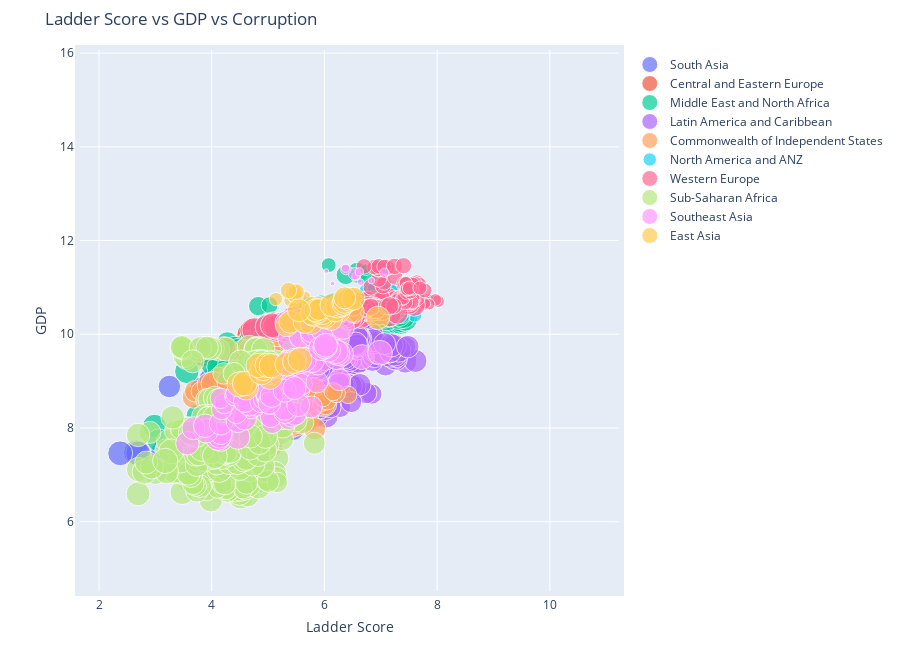

The notebook cell this image was saved under:
### Code cell
import warnings
warnings.filterwarnings('ignore') #ignore filtering issues


#create a bubbleplot, get data from data-set LadderScore as X, GDP as Y, Corruption as Size.
figure = bubbleplot(dataset = veri1, x_column = 'Life Ladder', y_column = 'Log GDP per capita', 
    bubble_column = 'Country name', size_column = 'Corruptionx', color_column = 'Regional indicator',
    x_title = "Ladder Score", y_title = "GDP", title = ' Ladder Score vs GDP vs Corruption',
    x_logscale = False, scale_bubble = 0.1, height = 650) 

py.iplot(figure, config={'scrollzoom': True})

### Figure 1 — Plotly figure (JSON) as saved in the notebook; plotly's stock layout.template omitted (floating-point values rounded to 4 significant figures; data arrays with more than 128 entries replaced by an {"elided": "..."} marker saying what was removed)
{"data": [{"marker": {"size": [26, 26, 21, 22, 23, 25, 26, 26, 24, 29, 28, 28, 24, 24, 24, 23, 23, 23, 23, 22, 24, 22, 21, 19, 21, 20, 26, 26, 27, 27, 26, 27, 25, 25, 25, 23, 23, 23, 24, 23, 27, 27, 27, 28, 27, 28, 27, 26, 25, 25, 25, 23, 22, 21, 25, 24, 25, 26, 26, 26, 25, 24, 20, 21, 24, 21, 24, 25, 25, 26, 21, 23, 23, 25, 25, 24, 26, 25, 26, 26], "sizemode": "area", "sizeref": 0.09062}, "mode": "markers", "name": "South Asia", "text": ["Afghanistan", "Afghanistan", "Afghanistan", "Afghanistan", "Afghanistan", "Afghanistan", "Afghanistan", "Afghanistan", "Afghanistan", "Afghanistan", "Afghanistan", "Afghanistan", "Bangladesh", "Bangladesh", "Bangladesh", "Bangladesh", "Bangladesh", "Bangladesh", "Bangladesh", "Bangladesh", "Bangladesh", "Bangladesh", "Bangladesh", "Bangladesh", "Bangladesh", "Bangladesh", "India", "India", "India", "India", "India", "India", "India", "India", "India", "India", "India", "India", "India", "India", "Nepal", "Nepal", "Nepal", "Nepal", "Nepal", "Nepal", "Nepal", "Nepal", "Nepal", "Nepal", "Nepal", "Nepal", "Nepal", "Nepal", "Pakistan", "Pakistan", "Pakistan", "Pakistan", "Pakistan", "Pakistan", "Pakistan", "Pakistan", "Pakistan", "Pakistan", "Pakistan", "Pakistan", "Pakistan", "Sri Lanka", "Sri Lanka", "Sri Lanka", "Sri Lanka", "Sri Lanka", "Sri Lanka", "Sri Lanka", "Sri Lanka", "Sri Lanka", "Sri Lanka", "Sri Lanka", "Sri Lanka", "Sri Lanka"], "type": "scatter", "x": [3.724, 4.402, 4.758, 3.832, 3.783, 3.572, 3.131, 3.983, 4.22, 2.662, 2.694, 2.375, 4.319, 4.607, 5.052, 5.083, 4.858, 4.986, 4.724, 4.66, 4.636, 4.633, 4.556, 4.31, 4.499, 5.114, 5.348, 5.027, 5.146, 4.522, 4.989, 4.635, 4.72, 4.428, 4.424, 4.342, 4.179, 4.046, 3.818, 3.249, 4.567, 4.748, 4.441, 4.917, 4.35, 3.809, 4.233, 4.605, 4.975, 4.812, 5.1, 4.737, 4.91, 5.449, 5.225, 5.671, 4.414, 5.208, 5.786, 5.267, 5.132, 5.138, 5.436, 4.823, 5.549, 5.831, 5.472, 4.345, 4.415, 4.431, 4.212, 3.977, 4.181, 4.225, 4.365, 4.268, 4.612, 4.331, 4.435, 4.213], "y": [7.145, 7.315, 7.422, 7.394, 7.48, 7.5, 7.493, 7.477, 7.471, 7.472, 7.459, 7.458, 7.647, 7.703, 7.75, 7.788, 7.831, 7.883, 7.934, 7.981, 8.028, 8.081, 8.139, 8.198, 8.263, 8.324, 8.197, 8.256, 8.271, 8.333, 8.401, 8.439, 8.48, 8.53, 8.59, 8.656, 8.723, 8.782, 8.839, 8.885, 7.446, 7.467, 7.516, 7.552, 7.594, 7.627, 7.675, 7.719, 7.777, 7.806, 7.803, 7.865, 7.91, 7.963, 8.257, 8.318, 8.312, 8.318, 8.312, 8.317, 8.331, 8.353, 8.377, 8.403, 8.436, 8.47, 8.503, 8.841, 8.899, 8.95, 8.978, 9.048, 9.122, 9.208, 9.234, 9.273, 9.313, 9.368, 9.389, 9.413]}, {"marker": {"size": {"elided": "209 int values"}, "sizemode": "area", "sizeref": 0.09062}, "mode": "markers", "name": "Central and Eastern Europe", "text": {"elided": "209 str values"}, "type": "scatter", "x": {"elided": "209 float values"}, "y": {"elided": "209 float values"}}, {"marker": {"size": {"elided": "198 int values"}, "sizemode": "area", "sizeref": 0.09062}, "mode": "markers", "name": "Middle East and North Africa", "text": {"elided": "198 str values"}, "type": "scatter", "x": {"elided": "198 float values"}, "y": {"elided": "198 float values"}}, {"marker": {"size": {"elided": "267 int values"}, "sizemode": "area", "sizeref": 0.09062}, "mode": "markers", "name": "Latin America and Caribbean", "text": {"elided": "267 str values"}, "type": "scatter", "x": {"elided": "267 float values"}, "y": {"elided": "267 float values"}}, {"marker": {"size": {"elided": "161 int values"}, "sizemode": "area", "sizeref": 0.09062}, "mode": "markers", "name": "Commonwealth of Independent States", "text": {"elided": "161 str values"}, "type": "scatter", "x": {"elided": "161 float values"}, "y": {"elided": "161 float values"}}, {"marker": {"size": [12, 15, 13, 11, 11, 11, 13, 13, 11, 12, 12, 12, 13, 15, 12, 11, 12, 12, 13, 14, 12, 13, 13, 12, 11, 11, 13, 7, 9, 10, 10, 8, 9, 9, 8, 6, 8, 7, 6, 7, 18, 19, 20, 20, 21, 21, 21, 22, 21, 21, 22, 20, 21, 21], "sizemode": "area", "sizeref": 0.09062}, "mode": "markers", "name": "North America and ANZ", "text": ["Australia", "Australia", "Australia", "Australia", "Australia", "Australia", "Australia", "Australia", "Australia", "Australia", "Australia", "Australia", "Australia", "Canada", "Canada", "Canada", "Canada", "Canada", "Canada", "Canada", "Canada", "Canada", "Canada", "Canada", "Canada", "Canada", "Canada", "New Zealand", "New Zealand", "New Zealand", "New Zealand", "New Zealand", "New Zealand", "New Zealand", "New Zealand", "New Zealand", "New Zealand", "New Zealand", "New Zealand", "New Zealand", "United States", "United States", "United States", "United States", "United States", "United States", "United States", "United States", "United States", "United States", "United States", "United States", "United States", "United States"], "type": "scatter", "x": [7.341, 7.285, 7.254, 7.45, 7.406, 7.196, 7.364, 7.289, 7.309, 7.25, 7.257, 7.177, 7.234, 7.418, 7.482, 7.486, 7.488, 7.65, 7.426, 7.415, 7.594, 7.304, 7.413, 7.245, 7.415, 7.175, 7.109, 7.305, 7.604, 7.381, 7.224, 7.191, 7.25, 7.28, 7.306, 7.418, 7.226, 7.327, 7.37, 7.205, 7.182, 7.513, 7.28, 7.158, 7.164, 7.115, 7.026, 7.249, 7.151, 6.864, 6.804, 6.992, 6.883, 6.944], "y": [10.57, 10.61, 10.63, 10.63, 10.64, 10.67, 10.67, 10.68, 10.69, 10.71, 10.71, 10.72, 10.73, 10.61, 10.64, 10.64, 10.59, 10.61, 10.64, 10.64, 10.65, 10.67, 10.67, 10.67, 10.69, 10.69, 10.69, 10.39, 10.41, 10.39, 10.38, 10.4, 10.41, 10.43, 10.45, 10.47, 10.48, 10.49, 10.5, 10.51, 10.83, 10.84, 10.83, 10.79, 10.81, 10.82, 10.83, 10.84, 10.86, 10.88, 10.89, 10.91, 10.93, 10.94]}, {"marker": {"size": {"elided": "252 int values"}, "sizemode": "area", "sizeref": 0.09062}, "mode": "markers", "name": "Western Europe", "text": {"elided": "252 str values"}, "type": "scatter", "x": {"elided": "252 float values"}, "y": {"elided": "252 float values"}}, {"marker": {"size": {"elided": "384 int values"}, "sizemode": "area", "sizeref": 0.09062}, "mode": "markers", "name": "Sub-Saharan Africa", "text": {"elided": "384 str values"}, "type": "scatter", "x": {"elided": "384 float values"}, "y": {"elided": "384 float values"}}, {"marker": {"size": [25, 26, 27, 29, 27, 23, 27, 24, 25, 25, 25, 25, 0, 25, 27, 29, 29, 27, 29, 29, 29, 29, 29, 28, 27, 27, 26, 26, 21, 17, 19, 18, 0, 18, 19, 19, 22, 24, 27, 26, 25, 25, 25, 23, 25, 25, 27, 23, 21, 19, 18, 19, 18, 19, 19, 20, 25, 26, 24, 24, 24, 23, 23, 23, 24, 23, 24, 21, 22, 22, 0, 2, 2, 1, 2, 3, 7, 4, 3, 1, 5, 3, 2, 28, 27, 28, 27, 28, 28, 27, 28, 28, 27, 26, 27, 27, 26, 0, 23, 24, 25, 22, 22, 24, 23, 0, 0, 24, 0, 24, 24], "sizemode": "area", "sizeref": 0.09062}, "mode": "markers", "name": "Southeast Asia", "text": ["Cambodia", "Cambodia", "Cambodia", "Cambodia", "Cambodia", "Cambodia", "Cambodia", "Cambodia", "Cambodia", "Cambodia", "Cambodia", "Cambodia", "Cambodia", "Cambodia", "Indonesia", "Indonesia", "Indonesia", "Indonesia", "Indonesia", "Indonesia", "Indonesia", "Indonesia", "Indonesia", "Indonesia", "Indonesia", "Indonesia", "Indonesia", "Indonesia", "Laos", "Laos", "Laos", "Laos", "Laos", "Laos", "Laos", "Laos", "Malaysia", "Malaysia", "Malaysia", "Malaysia", "Malaysia", "Malaysia", "Malaysia", "Malaysia", "Malaysia", "Malaysia", "Malaysia", "Malaysia", "Myanmar", "Myanmar", "Myanmar", "Myanmar", "Myanmar", "Myanmar", "Myanmar", "Myanmar", "Philippines", "Philippines", "Philippines", "Philippines", "Philippines", "Philippines", "Philippines", "Philippines", "Philippines", "Philippines", "Philippines", "Philippines", "Philippines", "Philippines", "Singapore", "Singapore", "Singapore", "Singapore", "Singapore", "Singapore", "Singapore", "Singapore", "Singapore", "Singapore", "Singapore", "Singapore", "Singapore", "Thailand", "Thailand", "Thailand", "Thailand", "Thailand", "Thailand", "Thailand", "Thailand", "Thailand", "Thailand", "Thailand", "Thailand", "Thailand", "Thailand", "Vietnam", "Vietnam", "Vietnam", "Vietnam", "Vietnam", "Vietnam", "Vietnam", "Vietnam", "Vietnam", "Vietnam", "Vietnam", "Vietnam", "Vietnam", "Vietnam"], "type": "scatter", "x": [3.569, 4.156, 4.462, 4.111, 4.141, 4.161, 3.899, 3.674, 3.883, 4.162, 4.461, 4.586, 5.122, 4.998, 4.947, 5.101, 4.815, 5.472, 5.457, 5.173, 5.368, 5.292, 5.597, 5.043, 5.136, 5.098, 5.34, 5.347, 5.076, 5.364, 5.044, 4.704, 4.876, 4.623, 4.859, 5.197, 6.012, 6.239, 5.807, 5.385, 5.58, 5.786, 5.914, 5.77, 5.963, 6.322, 5.339, 5.428, 4.439, 4.176, 4.786, 4.224, 4.623, 4.154, 4.411, 4.434, 4.67, 5.074, 4.589, 4.88, 4.942, 4.994, 5.002, 4.977, 5.313, 5.547, 5.431, 5.594, 5.869, 6.268, 6.463, 6.834, 6.642, 6.145, 6.531, 6.561, 6.533, 7.062, 6.62, 6.033, 6.378, 6.375, 6.378, 5.885, 5.784, 5.636, 5.476, 6.217, 6.664, 6.3, 6.231, 6.985, 6.202, 6.074, 5.939, 6.012, 6.022, 5.294, 5.422, 5.48, 5.304, 5.296, 5.767, 5.535, 5.023, 5.085, 5.076, 5.062, 5.175, 5.296, 5.467], "y": [7.672, 7.755, 7.805, 7.79, 7.833, 7.885, 7.94, 7.994, 8.047, 8.099, 8.151, 8.203, 8.261, 8.315, 8.87, 8.919, 8.964, 8.996, 9.043, 9.089, 9.134, 9.175, 9.211, 9.246, 9.283, 9.32, 9.359, 9.398, 8.111, 8.167, 8.226, 8.409, 8.471, 8.75, 8.797, 8.846, 9.863, 9.905, 9.933, 9.899, 9.954, 9.99, 10.03, 10.06, 10.11, 10.14, 10.25, 10.28, 8.322, 8.395, 8.463, 8.523, 8.573, 8.632, 8.686, 8.744, 8.505, 8.552, 8.576, 8.571, 8.627, 8.646, 8.694, 8.745, 8.789, 8.832, 8.883, 8.933, 8.98, 9.029, 11.1, 11.14, 11.11, 11.08, 11.2, 11.24, 11.29, 11.31, 11.33, 11.35, 11.38, 11.41, null, 9.395, 9.442, 9.454, 9.442, 9.51, 9.513, 9.578, 9.6, 9.606, 9.633, 9.662, 9.698, 9.735, 9.767, 8.197, 8.256, 8.302, 8.345, 8.397, 8.447, 8.488, 8.53, 8.578, 8.632, 8.682, 8.738, 8.796, 8.851]}, {"marker": {"size": [0, 0, 0, 0, 0, 0, 0, 0, 0, 0, 0, 0, 0, 0, 11, 8, 8, 8, 7, 11, 13, 12, 12, 13, 21, 24, 24, 22, 23, 22, 21, 20, 19, 20, 21, 20, 21, 19, 28, 29, 28, 28, 28, 28, 27, 27, 27, 26, 25, 26, 24, 24, 23, 24, 23, 25, 25, 25, 25, 25, 26, 26, 24, 22, 25, 24, 25, 23, 24, 25, 26, 26, 24, 22, 22, 22], "sizemode": "area", "sizeref": 0.09062}, "mode": "markers", "name": "East Asia", "text": ["China", "China", "China", "China", "China", "China", "China", "China", "China", "China", "China", "China", "China", "China", "Hong Kong S.A.R. of China", "Hong Kong S.A.R. of China", "Hong Kong S.A.R. of China", "Hong Kong S.A.R. of China", "Hong Kong S.A.R. of China", "Hong Kong S.A.R. of China", "Hong Kong S.A.R. of China", "Hong Kong S.A.R. of China", "Hong Kong S.A.R. of China", "Hong Kong S.A.R. of China", "Japan", "Japan", "Japan", "Japan", "Japan", "Japan", "Japan", "Japan", "Japan", "Japan", "Japan", "Japan", "Japan", "Japan", "Mongolia", "Mongolia", "Mongolia", "Mongolia", "Mongolia", "Mongolia", "Mongolia", "Mongolia", "Mongolia", "Mongolia", "Mongolia", "Mongolia", "South Korea", "South Korea", "South Korea", "South Korea", "South Korea", "South Korea", "South Korea", "South Korea", "South Korea", "South Korea", "South Korea", "South Korea", "South Korea", "South Korea", "Taiwan Province of China", "Taiwan Province of China", "Taiwan Province of China", "Taiwan Province of China", "Taiwan Province of China", "Taiwan Province of China", "Taiwan Province of China", "Taiwan Province of China", "Taiwan Province of China", "Taiwan Province of China", "Taiwan Province of China", "Taiwan Province of China"], "type": "scatter", "x": [4.56, 4.863, 4.846, 4.454, 4.653, 5.037, 5.095, 5.241, 5.196, 5.304, 5.325, 5.099, 5.131, 5.144, 5.511, 5.137, 5.397, 5.643, 5.474, 5.484, 5.458, 5.498, 5.362, 5.659, 6.516, 6.238, 5.911, 5.845, 6.057, 6.263, 5.968, 5.959, 5.923, 5.88, 5.955, 5.911, 5.794, 5.908, 4.609, 4.493, 4.586, 5.031, 4.885, 4.913, 4.825, 4.983, 5.057, 5.334, 5.465, 5.563, 5.332, 5.767, 5.39, 5.648, 6.116, 6.947, 6.003, 5.959, 5.801, 5.78, 5.971, 5.874, 5.84, 5.903, 6.189, 5.548, 6.229, 6.309, 6.126, 6.34, 6.363, 6.45, 6.513, 6.359, 6.467, 6.537], "y": [8.763, 8.891, 8.978, 9.063, 9.159, 9.245, 9.316, 9.386, 9.451, 9.513, 9.573, 9.633, 9.692, 9.747, 10.68, 10.75, 10.72, 10.78, 10.82, 10.83, 10.87, 10.9, 10.93, null, 10.48, 10.51, 10.5, 10.44, 10.48, 10.48, 10.5, 10.52, 10.53, 10.54, 10.55, 10.57, 10.58, 10.59, 8.861, 8.931, 8.947, 9.089, 9.185, 9.275, 9.331, 9.335, 9.328, 9.361, 9.41, 9.462, 10.19, 10.24, 10.26, 10.26, 10.32, 10.35, 10.37, 10.39, 10.42, 10.44, 10.46, 10.49, 10.51, 10.53, 10.52, 10.51, 10.6, 10.61, 10.62, 10.65, 10.7, 10.75, 10.76, 10.78, null, null]}], "layout": {"height": 650, "hovermode": "closest", "margin": {"b": 50, "pad": 5, "t": 50}, "showlegend": true, "title": {"text": " Ladder Score vs GDP vs Corruption"}, "xaxis": {"autorange": false, "range": [1.663, 11.23], "title": {"text": "Ladder Score"}}, "yaxis": {"autorange": false, "range": [4.52, 16.07], "title": {"text": "GDP"}}}}
